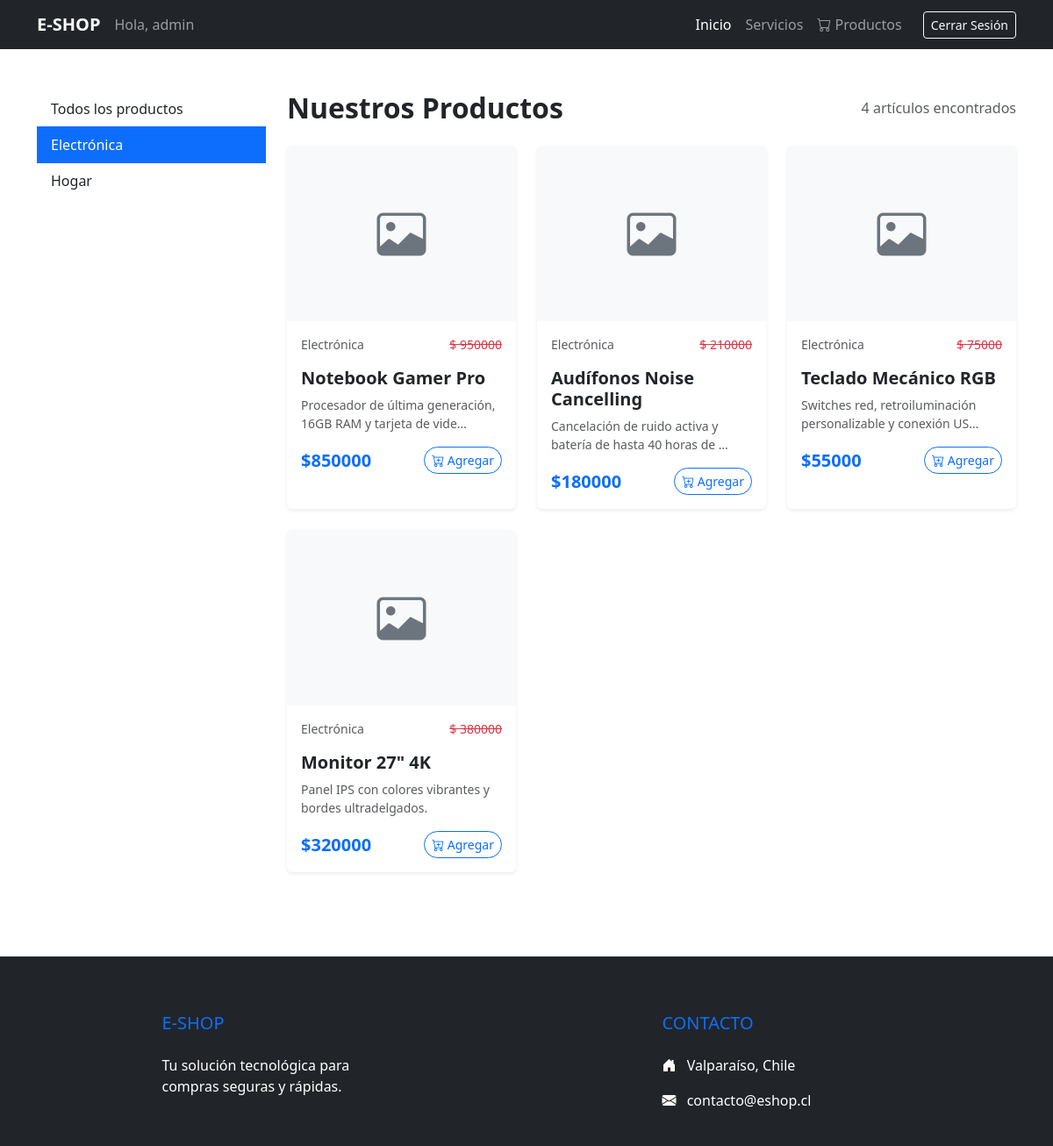
Page /productos?categoria=1 (signed in) on the committed database.
### main/models.py (models this page shows, shortened)
class Categoria(models.Model):
    nombre = models.CharField(max_length=100)
    def __str__(self):
        return self.nombre

class Producto(models.Model):
    nombre = models.CharField(max_length=200)
    categoria = models.ForeignKey(Categoria, on_delete=models.CASCADE, related_name='productos')
    precio = models.DecimalField(max_digits=10, decimal_places=0)
    precio_antes = models.DecimalField(max_digits=10, decimal_places=0, null=True, blank=True)
    descripcion = models.TextField()
    imagen_url = models.TextField(max_length=5000)
    stock = models.IntegerField(default=0)
    fecha_creacion = models.DateTimeField(auto_now_add=True)

### main/views.py (the view)
# urls.py: path('productos', views.productos, name='productos'),
@login_required
def productos(request):
    productos = Producto.objects.all()
    categorias = Categoria.objects.all()
    cat_id = request.GET.get('categoria')
    precio_max = request.GET.get('precio_max')
    if cat_id:
        productos = productos.filter(categoria_id=cat_id)
    if precio_max:
        productos = productos.filter(precio__lte=precio_max)
    context = {
        'productos': productos,
        'categorias': categorias,
        'categoria_seleccionada': cat_id,
        'precio_max': precio_max,
    }
    return render(request, 'productos.html', context)

### main/templates/productos.html (shortened to what this page needs)
{% extends 'base.html' %}
{% block content %}
<div class="container py-5">
    <div class="row">
        <aside class="col-lg-3 mb-4">
            <div class="list-group list-group-flush">
                <a href="{% url 'productos' %}"
                    class="list-group-item list-group-item-action {% if not categoria_seleccionada %}active{% endif %}">
                    Todos los productos
                </a>
                {% for cat in categorias %}
                <a href="?categoria={{ cat.id }}"
                    class="list-group-item list-group-item-action {% if categoria_seleccionada == cat.id|stringformat:'s' %}active{% endif %}">
                    {{ cat.nombre }}
                </a>
                {% endfor %}
            </div>
        </aside>
        <div class="col-lg-9">
            <div class="d-flex justify-content-between align-items-center mb-4">
                <h2 class="fw-bold mb-0">Nuestros Productos</h2>
                <span class="text-muted">{{ productos|length }} artículos encontrados</span>
            </div>
            <div class="row row-cols-1 row-cols-md-2 row-cols-xl-3 g-4">
                {% for producto in productos %}
                <div class="col">
                    <div class="card h-100 border-0 shadow-sm overflow-hidden product-card">
                        <div style="height: 200px; background-color: #f8f9fa;"
                            class="d-flex align-items-center justify-content-center">
                            {% if producto.imagen %}
                            <img src="{{ producto.imagen }}" class="card-img-top shadow-sm" alt="{{ producto.nombre }}"
                                style="object-fit: contain; max-height: 100%;">
                            {% else %}
                            <i class="bi bi-image text-secondary display-4"></i>
                            {% endif %}
                        </div>
                        <div class="card-body">
                            <div class="d-flex justify-content-between">
                                <p class="small"><a href="#!" class="text-muted text-decoration-none">{{ producto.categoria }}</a></p>
                                <p class="small text-danger"><s>$ {{ producto.precio_antes }}</s></p>
                            </div>
                            <h5 class="card-title fw-bold">{{ producto.nombre }}</h5>
                            <p class="card-text text-muted small">{{ producto.descripcion|truncatechars:60 }}</p>
                            <div class="d-flex justify-content-between align-items-center mt-3">
                                <span class="h5 mb-0 fw-bold text-primary">${{ producto.precio }}</span>
                                <button class="btn btn-outline-primary btn-sm rounded-pill">
                                    <i class="bi bi-cart-plus"></i> Agregar
                                </button>
                            </div>
                        </div>
                    </div>
                </div>
                {% empty %}
                <div class="col-12 text-center py-5">
                    <i class="bi bi-search display-1 text-muted"></i>
                    <p class="mt-3 text-muted">No se encontraron productos disponibles por ahora.</p>
                </div>
                {% endfor %}
            </div>
        </div>
    </div>
</div>
{% endblock %}

### main/templates/navbar.html (shortened to what this page needs)
    <nav class="navbar navbar-expand-lg navbar-dark bg-dark sticky-top">
        <div class="container">
            <a class="navbar-brand fw-bold" href="#">E-SHOP</a>
            {% if user.is_authenticated %}
                <span class="navbar-text me-2">Hola, {{ user.username }}</span>
            {% endif %}
            <div class="collapse navbar-collapse" id="navbarNav">
                <ul class="navbar-nav ms-auto align-items-center">
                    <li class="nav-item">
                        <a class="nav-link active" href="{% url 'index' %}">Inicio</a>
                    </li>
                    <li class="nav-item">
                        <a class="nav-link" href="{% url 'servicios' %}">Servicios</a>
                    </li>
                    {% if user.is_authenticated %}
                        <li class="nav-item">
                            <a class="nav-link" href="{% url 'productos' %}"><i class="bi bi-cart"></i> Productos</a>
                        </li>
                        <li class="nav-item ms-lg-3">
                            <form action="{% url 'logout' %}" method="post">
                                <button type="submit" class="btn btn-outline-light btn-sm">Cerrar Sesión</button>
                            </form>
                        </li>
                    {% else %}
                        <li class="nav-item ms-lg-3">
                            <a class="btn btn-primary btn-sm" href="{% url 'login' %}">Iniciar Sesión</a>
                        </li>
                    {% endif %}
                </ul>
            </div>
        </div>
    </nav>

### main/static/css/style.css (style rules this page uses)
.product-card { transition: transform 0.3s ease, shadow 0.3s ease; }

### rows in the picture
Categoria: nombre "Electrónica"
Categoria: nombre "Hogar"
Producto: categoria "Electrónica", precio_antes "950000", nombre "Notebook Gamer Pro", descripcion "Procesador de última generación, 16GB RAM y tarjeta de vide…", precio "850000"
Producto: categoria "Electrónica", precio_antes "210000", nombre "Audífonos Noise Cancelling", descripcion "Cancelación de ruido activa y batería de hasta 40 horas de …", precio "180000"
Producto: categoria "Electrónica", precio_antes "75000", nombre "Teclado Mecánico RGB", descripcion "Switches red, retroiluminación personalizable y conexión US…", precio "55000"
Producto: categoria "Electrónica", precio_antes "380000", nombre "Monitor 27\" 4K", descripcion "Panel IPS con colores vibrantes y bordes ultradelgados.", precio "320000"

### other values in the picture
{{ user.username }} "admin"
{{ productos|length }} "4"
